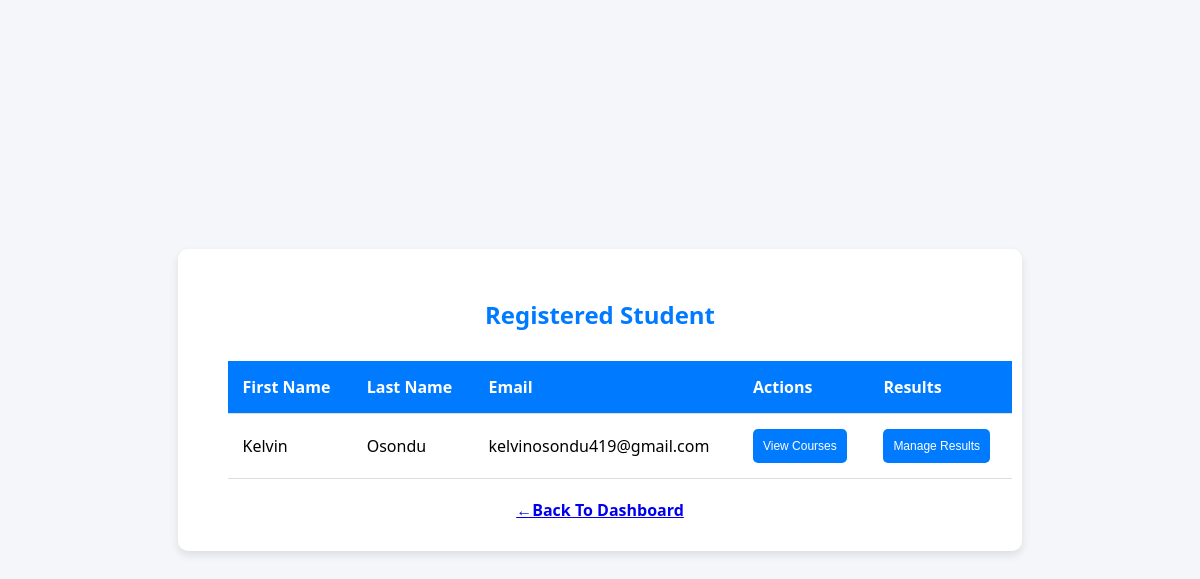
The app's page /view_students/ with its own data.
### app.py (models this page shows, shortened)
class Applicant(db.Model):
    __tablename__ =  'applicantDetails'
    id = db.Column(db.Integer, primary_key =True)
    firstname = db.Column(db.String(15), nullable= False)
    lastname = db.Column(db.String(15), nullable= False )
    email = db.Column(db.String(30), unique =True, nullable =False )
    password = db.Column(db.String(40),  nullable =False )

### app.py (the view)
@app.route("/view_students/")
def view_students():
    students = Applicant.query.all()
    year_session = ApplicantSession.query.all()
    return render_template("view_students.html", students =students, year_session = year_session)

### templates/view_students.html (shortened to what this page needs)
{% extends 'base.html' %}
{% block head %}
<link rel="stylesheet" href="{{url_for ('static', filename='view_student.css') }}">
{% endblock %}
{% block body %}
<body>
    <div class="container">
        <h2>Registered Student</h2>
        {% if students %}
        <table>
            <thead>
                <tr>
                    <th>First Name</th>
                    <th>Last Name</th>
                    <th>Email</th>
                    <th>Actions</th>
                    <th>Results</th>
                </tr>
            </thead>
            <tbody>
                {% for student in students %}
                <tr>
                    <td>{{ student.firstname }}</td>
                    <td>{{ student.lastname }}</td>
                    <td>{{ student.email }}</td>
                    <td>
                        <a href="{{ url_for('student_courses', student_id=student.id) }}">
                            <button>View Courses</button>
                        </a>
                    </td>
                    <td>
                        <a href="{{ url_for('add_result', student_id=student.id) }}">
                            <button>Manage Results</button>
                        </a>
                    </td>
                </tr>
                {% endfor %}
            </tbody>
        </table>
        {% else %}
        <p>No student registered yet Calm Down!!!</p>
        {% endif %}
        <div class ="back-link">
        <a href="/admin_dashboard/">←Back To Dashboard</a>
        </div>
    </div>
{% endblock %}

### static/style.css (style rules this page uses)
body { font-family: Arial, sans-serif; background-color: #ffffff; margin: 0; padding: 0; display: flex; justify-content: center; align-items: center; min-height: 100vh; }

### static/view_student.css (style rules this page uses)
body { font-family:'Segoe UI', Tahoma, Geneva, Verdana, sans-serif; background-color: #f4f6f9; margin: 0; padding: 0; }
.container { padding: 30px; max-width: 1000px; margin:auto; border-radius: 10px; background-color: white; box-shadow: 0 4px 8px rgba(0, 0, 0, 0.1); }
h2 { text-align: center; margin-bottom: 30px; color: #007bff; }
table { width: 100%; border-collapse: collapse; margin: 20px; }
thead { background-color: #007bff; color: white; }
table th, table td { padding: 15px; text-align: left; border-bottom: 1px solid #ddd; }
.back-link { text-align: center; }
.back-link { text-decoration: none; color: #007bff; font-weight: bold; }
button { padding: 10px 10px; font-size: 12px; background-color: #007bff; color: white; border: none; border-radius: 5px; cursor: pointer; }

### records on screen
Applicant: firstname "Kelvin", lastname "Osondu", email "kelvinosondu419@gmail.com"
